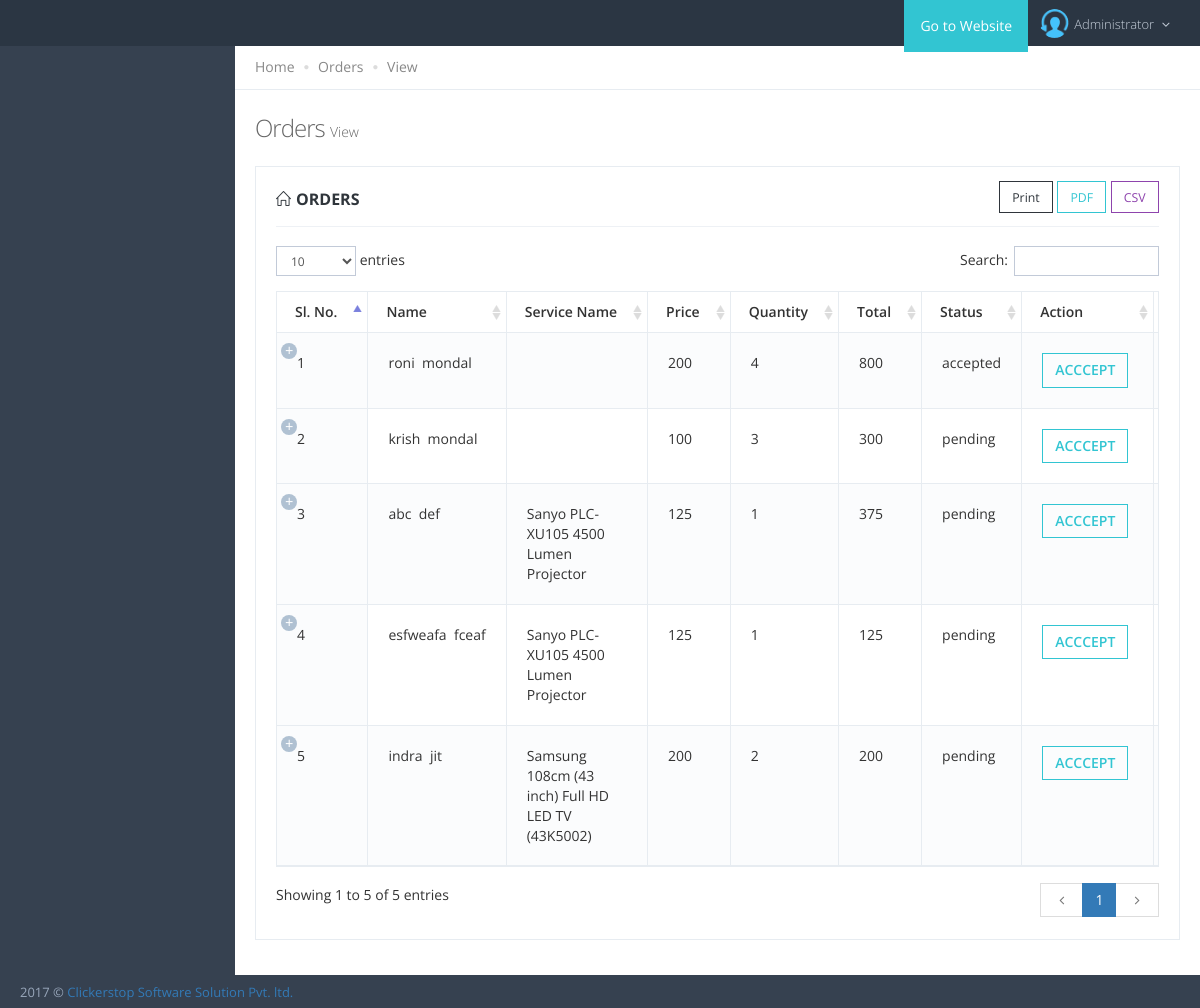
The page /admin/orders.php on the database its author committed.
### tables this page shows
CREATE TABLE IF NOT EXISTS `orders` (
  `order_id` int(255) NOT NULL AUTO_INCREMENT,
  `service_id` varchar(255) NOT NULL,
  `price` varchar(255) NOT NULL,
  `quantity` varchar(255) NOT NULL,
  `total` varchar(255) NOT NULL,
  `payment_method` varchar(255) NOT NULL,
  `fname` varchar(255) NOT NULL,
  `lname` varchar(255) NOT NULL,
  `phone` varchar(255) NOT NULL,
  `email` varchar(255) NOT NULL,
  `country` varchar(255) NOT NULL,
  `state` varchar(255) NOT NULL,
  `town` varchar(255) NOT NULL,
  `zip` varchar(255) NOT NULL,
  `address` longtext NOT NULL,
  `status` varchar(255) NOT NULL,
  `order_type` varchar(255) NOT NULL,
  PRIMARY KEY (`order_id`)
);

CREATE TABLE IF NOT EXISTS `service` (
  `service_id` int(255) NOT NULL AUTO_INCREMENT,
  `category_id` varchar(255) NOT NULL,
  `sub_cat_id` varchar(255) NOT NULL,
  `service_name` varchar(255) NOT NULL,
  `description` longtext NOT NULL,
  `price` varchar(255) NOT NULL,
  `status` enum('active','inactive') NOT NULL,
  PRIMARY KEY (`service_id`)
);

### admin/orders.php (the view, shortened to what this page needs)
<?php
	include("config.php");
	$get_details = mysqli_query($mysqli,"select * from orders");
?>
<!DOCTYPE html>
		<html lang="en">
			<head>
				<?php include('metalinks.php'); ?>
			</head>
			<body class="page-header-fixed page-sidebar-closed-hide-logo page-content-white">
				<?php include('header.php'); ?>
				<div class="page-container">
					<?php include('sidebar.php'); ?>
					<div class="page-content-wrapper">
						<div class="page-content">
							<div class="page-bar">
								<ul class="page-breadcrumb">
									<li>
										<a href="dashboard.php">Home</a>
										<i class="fa fa-circle"></i>
									</li>
									<li>
										<a href="#">Orders</a>
										<i class="fa fa-circle"></i>
									</li>
									<li>
										<span>View</span>
									</li>
								</ul>
							</div>
							<h3 class="page-title"> Orders
								<small>View</small>
							</h3>
							<div class="row">
								<div class="col-md-12">
									<div class="portlet light bordered">
										<div class="portlet-title">
											<div class="caption font-dark">
												<i class="icon-home font-dark"></i>
												<span class="caption-subject bold uppercase">Orders</span>
											</div>
										</div>
										<div class="portlet-body">
											<table class="table table-striped table-bordered table-hover dt-responsive" width="100%" id="sample_1">
												<thead>
													<tr>
														<th class="all">Sl. No.</th>
														<th class="all">Name</th>
														<th class="all">Service Name</th>
														<th class="all">Price</th>
														<th class="all">Quantity</th>
														<th class="all">Total</th>
														<th class="all">Status</th>
														<th class="all">Action</th>
														<th class="desktop">Delete</th>
													</tr>
												</thead>
												<tbody>
													<?php
												$i= 1;
												while($fetch_details = mysqli_fetch_array($get_details))
												{
												?>
													<tr>
														<td style="padding:20px;">
															<?php echo $i;?>
														</td>
														<td style="padding:20px;"><?php echo $fetch_details['fname'];?>&nbsp;&nbsp;<?php echo $fetch_details['lname'];?></td>
														<td style="padding:20px;"><?php
															$service_id = $fetch_details['service_id'];
															$get_service_query = mysqli_query($mysqli,"select * from service where service_id='".$service_id."'");
															$get_fetch_service_name = mysqli_fetch_array($get_service_query);
															echo $get_fetch_service_name['service_name']
														?></td>
														<td style="padding:20px;"><?php echo $fetch_details['price'];?></td>
														<td style="padding:20px;"><?php echo $fetch_details['quantity'];?></td>
														<td style="padding:20px;"><?php echo $fetch_details['total'];?></td>
														<td style="padding:20px;"><?php echo $fetch_details['status'];?></td>
														<td style="padding:20px;"><a href="?accept_id=<?php echo $fetch_details['order_id'];?>" class="btn green btn-outline sbold uppercase">Acccept</a></td>
														<td style="padding:20px;"><a href="?delete_id=<?php echo $fetch_details['order_id']?>" class="btn red btn-outline sbold uppercase">Delete</a></td>
													</tr>
													<?php
														$i++;
													}
													?>
													</tbody>
												</table>
											</div>
										</div>
									</div>
								</div>
							</div>
						</div>
					</div>
					<?php include('footer.php') ?>
				</body>
			</html>

### rows shown on the page
orders: fname "roni", lname "mondal", price "200", quantity "4", total "800", status "accepted"
orders: fname "krish", lname "mondal", price "100", quantity "3", total "300", status "pending"
orders: fname "abc", lname "def", service.service_name "Sanyo PLC-XU105 4500 Lumen Projector", price "125", quantity "1", total "375", status "pending"
orders: fname "esfweafa", lname "fceaf", service.service_name "Sanyo PLC-XU105 4500 Lumen Projector", price "125", quantity "1", total "125", status "pending"
orders: fname "indra", lname "jit", service.service_name "Samsung 108cm (43 inch) Full HD LED TV (43K5002)", price "200", quantity "2", total "200", status "pending"
